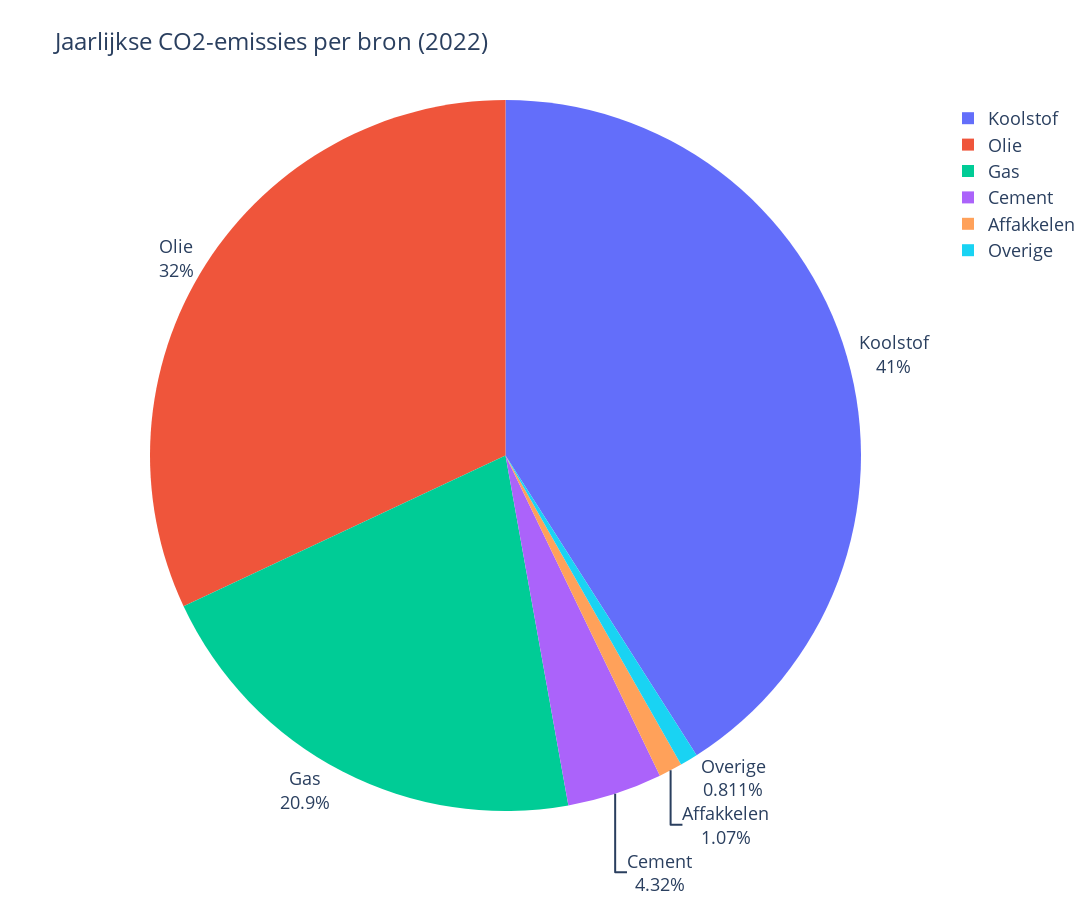

Notebook code for this chart:
### Code cell
import pandas as pd
import plotly.express as px

# Data inlezen
df_co2_elements = pd.read_csv('../data/co2-by-source.csv')
df_co2_elements = df_co2_elements[df_co2_elements["Year"] == 2022]
df_co2_2022 = df_co2_elements[df_co2_elements["Entity"] == "World"]

# Data extraheren voor de pie chart
labels = [
    "Overige",
    "Affakkelen",
    "Cement",
    "Gas",
    "Olie",
    "Koolstof"
]
emissions = df_co2_2022.iloc[0, 3:].values

# DataFrame maken voor Plotly
data = pd.DataFrame({
    'Source': labels,
    'Emissions': emissions,
})

# Plotly Express gebruiken voor de pie chart
fig = px.pie(data, values='Emissions', names='Source', title='Jaarlijkse CO2-emissies per bron (2022)', width=1100, height=900)

# Aanpassen van de tracers om de percentages buiten de taart te plaatsen
fig.update_traces(textposition='outside', textinfo='label+percent')

# Aanpassen van de lettergroottes voor de titel en labels
fig.update_layout(
    title_font_size=24,
    font=dict(
        size=18,
    )
)

# Grafiek weergeven
fig.show()

### Figure 1 — Plotly figure (JSON) as saved in the notebook; plotly's stock layout.template omitted (floating-point values rounded to 4 significant figures)
{"data": [{"domain": {"x": [0, 1], "y": [0, 1]}, "hovertemplate": "Source=%{label}<br>Emissions=%{value}<extra></extra>", "labels": ["Overige", "Affakkelen", "Cement", "Gas", "Olie", "Koolstof"], "legendgroup": "", "name": "", "showlegend": true, "textinfo": "label+percent", "textposition": "outside", "type": "pie", "values": [301199000, 397451840, 1605474200, 7748470300, 11877886000, 15219303000]}], "layout": {"font": {"size": 18}, "height": 900, "legend": {"tracegroupgap": 0}, "title": {"font": {"size": 24}, "text": "Jaarlijkse CO2-emissies per bron (2022)"}, "width": 1100}}
